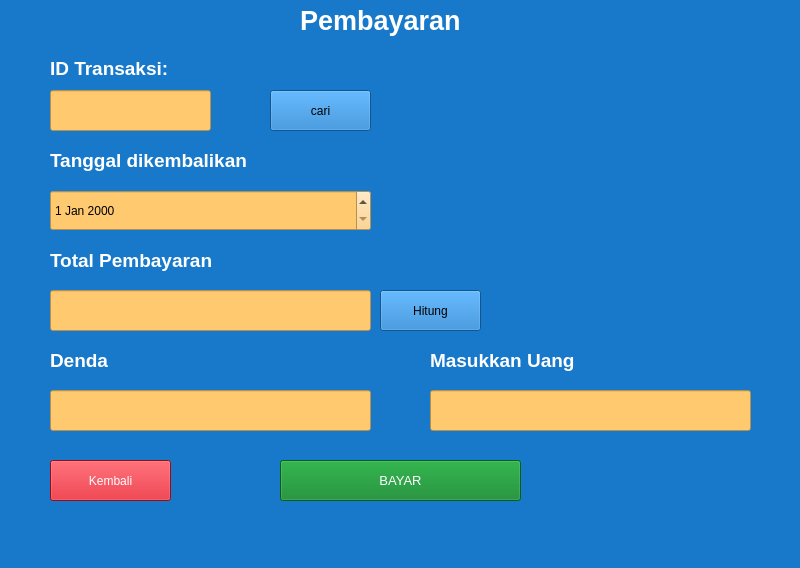
<?xml version="1.0" encoding="UTF-8"?>
<ui version="4.0">
 <class>MainWindow</class>
 <widget class="QMainWindow" name="MainWindow">
  <property name="geometry">
   <rect>
    <x>0</x>
    <y>0</y>
    <width>800</width>
    <height>568</height>
   </rect>
  </property>
  <property name="windowTitle">
   <string>MainWindow</string>
  </property>
  <property name="styleSheet">
   <string notr="true">background-color: rgb(24, 121, 202);</string>
  </property>
  <widget class="QWidget" name="centralwidget">
   <widget class="QLabel" name="label_4">
    <property name="geometry">
     <rect>
      <x>300</x>
      <y>0</y>
      <width>211</width>
      <height>41</height>
     </rect>
    </property>
    <property name="font">
     <font>
      <pointsize>20</pointsize>
      <weight>75</weight>
      <bold>true</bold>
     </font>
    </property>
    <property name="styleSheet">
     <string notr="true">color: rgb(255, 255, 255);</string>
    </property>
    <property name="text">
     <string>Pembayaran</string>
    </property>
   </widget>
   <widget class="QLabel" name="label">
    <property name="geometry">
     <rect>
      <x>50</x>
      <y>240</y>
      <width>261</width>
      <height>41</height>
     </rect>
    </property>
    <property name="font">
     <font>
      <pointsize>14</pointsize>
      <weight>75</weight>
      <bold>true</bold>
     </font>
    </property>
    <property name="styleSheet">
     <string notr="true">color: rgb(255, 255, 255);</string>
    </property>
    <property name="text">
     <string>Total Pembayaran</string>
    </property>
   </widget>
   <widget class="QLineEdit" name="lineEdit">
    <property name="geometry">
     <rect>
      <x>50</x>
      <y>290</y>
      <width>321</width>
      <height>41</height>
     </rect>
    </property>
    <property name="styleSheet">
     <string notr="true">background-color: rgb(255, 202, 111);</string>
    </property>
   </widget>
   <widget class="QLabel" name="label_2">
    <property name="geometry">
     <rect>
      <x>50</x>
      <y>340</y>
      <width>221</width>
      <height>41</height>
     </rect>
    </property>
    <property name="font">
     <font>
      <pointsize>14</pointsize>
      <weight>75</weight>
      <bold>true</bold>
     </font>
    </property>
    <property name="styleSheet">
     <string notr="true">color: rgb(255, 255, 255);</string>
    </property>
    <property name="text">
     <string>Denda</string>
    </property>
   </widget>
   <widget class="QLineEdit" name="lineEdit_2">
    <property name="geometry">
     <rect>
      <x>50</x>
      <y>390</y>
      <width>321</width>
      <height>41</height>
     </rect>
    </property>
    <property name="styleSheet">
     <string notr="true">background-color: rgb(255, 202, 111);</string>
    </property>
   </widget>
   <widget class="QPushButton" name="pushButton_bayar">
    <property name="geometry">
     <rect>
      <x>280</x>
      <y>460</y>
      <width>241</width>
      <height>41</height>
     </rect>
    </property>
    <property name="font">
     <font>
      <pointsize>10</pointsize>
     </font>
    </property>
    <property name="styleSheet">
     <string notr="true">color: rgb(255, 255, 255);
background-color: rgb(6, 131, 35);</string>
    </property>
    <property name="text">
     <string>BAYAR</string>
    </property>
   </widget>
   <widget class="QDateEdit" name="dateEdit_kembali">
    <property name="geometry">
     <rect>
      <x>50</x>
      <y>190</y>
      <width>321</width>
      <height>41</height>
     </rect>
    </property>
    <property name="styleSheet">
     <string notr="true">background-color: rgb(255, 202, 111);</string>
    </property>
   </widget>
   <widget class="QLabel" name="label_3">
    <property name="geometry">
     <rect>
      <x>50</x>
      <y>140</y>
      <width>301</width>
      <height>41</height>
     </rect>
    </property>
    <property name="font">
     <font>
      <pointsize>14</pointsize>
      <weight>75</weight>
      <bold>true</bold>
     </font>
    </property>
    <property name="styleSheet">
     <string notr="true">color: rgb(255, 255, 255);</string>
    </property>
    <property name="text">
     <string>Tanggal dikembalikan</string>
    </property>
   </widget>
   <widget class="QLabel" name="label_5">
    <property name="geometry">
     <rect>
      <x>430</x>
      <y>340</y>
      <width>221</width>
      <height>41</height>
     </rect>
    </property>
    <property name="font">
     <font>
      <pointsize>14</pointsize>
      <weight>75</weight>
      <bold>true</bold>
     </font>
    </property>
    <property name="styleSheet">
     <string notr="true">color: rgb(255, 255, 255);</string>
    </property>
    <property name="text">
     <string>Masukkan Uang</string>
    </property>
   </widget>
   <widget class="QLineEdit" name="lineEdit_3">
    <property name="geometry">
     <rect>
      <x>430</x>
      <y>390</y>
      <width>321</width>
      <height>41</height>
     </rect>
    </property>
    <property name="styleSheet">
     <string notr="true">background-color: rgb(255, 202, 111);</string>
    </property>
   </widget>
   <widget class="QPushButton" name="pushButton_cari">
    <property name="geometry">
     <rect>
      <x>270</x>
      <y>90</y>
      <width>101</width>
      <height>41</height>
     </rect>
    </property>
    <property name="text">
     <string>cari</string>
    </property>
   </widget>
   <widget class="QLineEdit" name="lineEdit_id">
    <property name="geometry">
     <rect>
      <x>50</x>
      <y>90</y>
      <width>161</width>
      <height>41</height>
     </rect>
    </property>
    <property name="styleSheet">
     <string notr="true">background-color: rgb(255, 202, 111);</string>
    </property>
   </widget>
   <widget class="QLabel" name="label_8">
    <property name="geometry">
     <rect>
      <x>50</x>
      <y>60</y>
      <width>161</width>
      <height>16</height>
     </rect>
    </property>
    <property name="font">
     <font>
      <pointsize>14</pointsize>
      <weight>75</weight>
      <bold>true</bold>
     </font>
    </property>
    <property name="styleSheet">
     <string notr="true">color: rgb(255, 255, 255);</string>
    </property>
    <property name="text">
     <string>ID Transaksi:</string>
    </property>
   </widget>
   <widget class="QPushButton" name="pushButton_kembali">
    <property name="geometry">
     <rect>
      <x>50</x>
      <y>460</y>
      <width>121</width>
      <height>41</height>
     </rect>
    </property>
    <property name="font">
     <font>
      <pointsize>9</pointsize>
     </font>
    </property>
    <property name="styleSheet">
     <string notr="true">color: rgb(255, 255, 255);
background-color: rgb(212, 17, 30);</string>
    </property>
    <property name="text">
     <string>Kembali</string>
    </property>
   </widget>
   <widget class="QPushButton" name="pushButton_hitung">
    <property name="geometry">
     <rect>
      <x>380</x>
      <y>290</y>
      <width>101</width>
      <height>41</height>
     </rect>
    </property>
    <property name="text">
     <string>Hitung</string>
    </property>
   </widget>
  </widget>
  <widget class="QMenuBar" name="menubar">
   <property name="geometry">
    <rect>
     <x>0</x>
     <y>0</y>
     <width>800</width>
     <height>26</height>
    </rect>
   </property>
  </widget>
  <widget class="QStatusBar" name="statusbar"/>
 </widget>
 <resources/>
 <connections/>
</ui>
